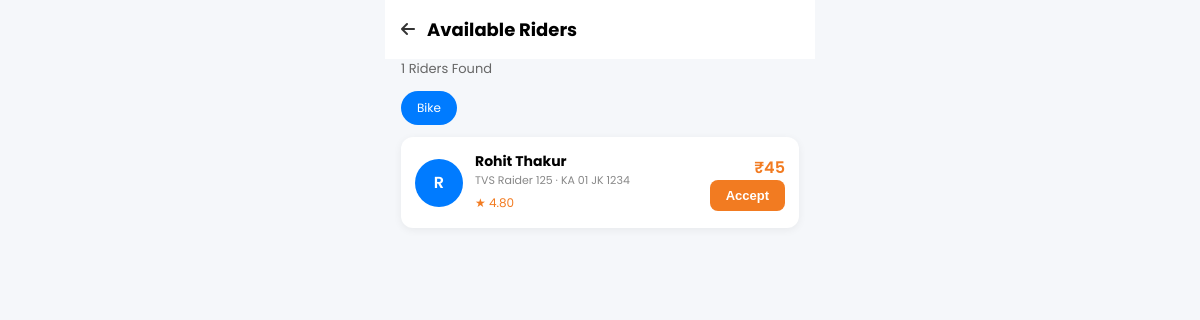
The app's page /customer/quick-ride-riders.php?ride_id=1 (signed in) with its own data.
### tables this page shows
CREATE TABLE rides (
    id INT AUTO_INCREMENT PRIMARY KEY,
    customer_id INT NOT NULL,
    captain_id INT DEFAULT NULL,
    pickup_address VARCHAR(255) NOT NULL,
    drop_address VARCHAR(255) NOT NULL,
    pickup_lat DECIMAL(10,7),
    pickup_lng DECIMAL(10,7),
    drop_lat DECIMAL(10,7),
    drop_lng DECIMAL(10,7),
    vehicle_type ENUM('bike','auto','mini','sedan') NOT NULL,
    fare DECIMAL(10,2) NOT NULL,
    status ENUM('searching','rider_assigned','on_ride','payment_pending','completed','cancelled') DEFAULT 'searching',
    ride_otp VARCHAR(4),
    payment_method VARCHAR(50) DEFAULT 'cash',
    created_at TIMESTAMP DEFAULT CURRENT_TIMESTAMP,
    updated_at TIMESTAMP DEFAULT CURRENT_TIMESTAMP ON UPDATE CURRENT_TIMESTAMP,
    FOREIGN KEY (customer_id) REFERENCES users(id),
    FOREIGN KEY (captain_id) REFERENCES users(id)
);

CREATE TABLE captain_profiles (
    id INT AUTO_INCREMENT PRIMARY KEY,
    user_id INT NOT NULL UNIQUE,
    vehicle_type ENUM('bike','auto','mini','sedan','suv','bus') DEFAULT 'sedan',
    vehicle_number VARCHAR(20),
    vehicle_model VARCHAR(100),
    license_number VARCHAR(50),
    rating DECIMAL(3,2) DEFAULT 4.50,
    total_trips INT DEFAULT 0,
    is_online TINYINT(1) DEFAULT 0,
    wallet_balance DECIMAL(12,2) DEFAULT 0,
    bio TEXT,
    FOREIGN KEY (user_id) REFERENCES users(id) ON DELETE CASCADE
);

CREATE TABLE users (
    id INT AUTO_INCREMENT PRIMARY KEY,
    name VARCHAR(100) NOT NULL,
    email VARCHAR(150) UNIQUE,
    phone VARCHAR(20) NOT NULL,
    password_hash VARCHAR(255) NOT NULL,
    role ENUM('admin','customer','captain') NOT NULL DEFAULT 'customer',
    avatar VARCHAR(255) DEFAULT NULL,
    status ENUM('active','inactive','pending') DEFAULT 'active',
    created_at TIMESTAMP DEFAULT CURRENT_TIMESTAMP
);

### config/db.php (called while the page is built, shortened)
<?php
$dbHost = 'sql109.infinityfree.com';
$dbName = 'if0_43161049_tripnovaa';
$dbUser = 'if0_43161049';
$dbPass = '2iII8WlQehrI';
try {
    $pdo = new PDO(
        "mysql:host={$dbHost};dbname={$dbName};charset=utf8mb4",
        $dbUser,
        $dbPass,
        [
            PDO::ATTR_ERRMODE => PDO::ERRMODE_EXCEPTION,
            PDO::ATTR_DEFAULT_FETCH_MODE => PDO::FETCH_ASSOC,
            PDO::ATTR_EMULATE_PREPARES => false,
        ]
    );
} catch (PDOException $e) {
    die('Database connection failed. Please import database/tripnovaa.sql in phpMyAdmin.');
}
function db(): PDO
{
    global $pdo;
    return $pdo;
}

### config/auth.php (called while the page is built, shortened)
<?php
require_once __DIR__ . '/db.php';
function e(?string $str): string
{
    return htmlspecialchars($str ?? '', ENT_QUOTES, 'UTF-8');
}

### customer/quick-ride-riders.php (the view, shortened to what this page needs)
<?php
require_once __DIR__ . '/../config/auth.php';
$rideId = (int)($_GET['ride_id'] ?? 0);
$stmt = db()->prepare('SELECT r.*, u.name as captain_name, cp.rating, cp.vehicle_model, cp.vehicle_number FROM rides r LEFT JOIN users u ON r.captain_id=u.id LEFT JOIN captain_profiles cp ON u.id=cp.user_id WHERE r.id=? AND r.customer_id=?');
$stmt->execute([$rideId, $_SESSION['user_id']]);
$ride = $stmt->fetch();
$vehicle = $ride['vehicle_type'];
$captains = db()->prepare('SELECT u.id, u.name, cp.rating, cp.vehicle_model, cp.vehicle_number, cp.vehicle_type FROM users u JOIN captain_profiles cp ON u.id=cp.user_id WHERE u.role="captain" AND cp.vehicle_type=? AND cp.is_online=1 LIMIT 6');
$captains->execute([$vehicle]);
$riders = $captains->fetchAll();
?>
<!DOCTYPE html>
<html lang="en">
<head>
<link rel="stylesheet" href="https://cdnjs.cloudflare.com/ajax/libs/font-awesome/6.5.0/css/all.min.css">
</head>
<body>
<div class="header"><a href="quick-ride.php"><i class="fas fa-arrow-left"></i></a><h2>Available Riders</h2></div>
<p class="sub"><?= count($riders) ?> Riders Found</p>
<div class="tabs">
<span class="tab active"><?= ucfirst($vehicle) ?></span>
</div>
<?php foreach ($riders as $i => $r):
    $fare = $ride['fare'] + ($i * 2);
?>
<form method="POST" class="rider-card">
<div class="rider-avatar"><?= strtoupper(substr($r['name'],0,1)) ?></div>
<div class="rider-info">
<h4><?= e($r['name']) ?></h4>
<p><?= e($r['vehicle_model'] ?? ucfirst($r['vehicle_type'])) ?> · <?= e($r['vehicle_number'] ?? 'KA XX XX') ?></p>
<span class="rating">★ <?= $r['rating'] ?></span>
</div>
<div style="text-align:right">
<div style="font-weight:600;color:#F27B21">₹<?= $fare ?></div>
<button type="submit" class="btn-accept">Accept</button>
</div>
</form>
<?php endforeach; ?>
</body>
</html>

### customer/quick-ride-riders.php (style rules this page uses)
* { margin:0;padding:0;box-sizing:border-box }
body { font-family:Poppins,sans-serif;background:#f5f7fa;max-width:430px;margin:0 auto;padding-bottom:20px }
.header { background:#fff;padding:16px;display:flex;align-items:center;gap:12px }
.header a { color:#333 }
.header h2 { flex:1;font-size:18px }
.sub { padding:0 16px 12px;color:#666;font-size:13px }
.tabs { display:flex;gap:8px;padding:0 16px;overflow-x:auto;margin-bottom:12px }
.tab { padding:8px 16px;border-radius:20px;background:#fff;font-size:12px;white-space:nowrap }
.tab.active { background:#007BFF;color:#fff }
.rider-card { background:#fff;margin:0 16px 12px;border-radius:12px;padding:14px;display:flex;align-items:center;gap:12px;box-shadow:0 2px 8px rgba(0,0,0,.06) }
.rider-avatar { width:48px;height:48px;border-radius:50%;background:#007BFF;color:#fff;display:flex;align-items:center;justify-content:center;font-weight:600 }
.rider-info { flex:1 }
.rider-info h4 { font-size:14px }
.rider-info p { font-size:11px;color:#888 }
.rating { color:#F27B21;font-size:12px }
.btn-accept { background:#F27B21;color:#fff;border:none;padding:8px 16px;border-radius:8px;font-weight:600;cursor:pointer;font-size:13px }

### records on screen
rides: vehicle_type "Bike", fare "45"
captain_profiles: user.name "R", user.name "Rohit Thakur", vehicle_model "TVS Raider 125", vehicle_number "KA 01 JK 1234", rating "4.80"

### other values on screen
count($riders) "1"
